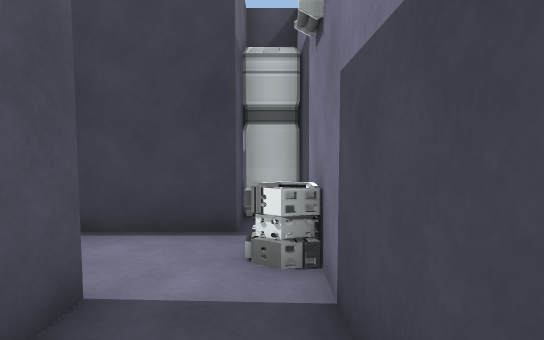
[1] (above)

16 first-person views from a walk through a 3-D level made in the Unity game engine. The camera is 1.2 m above the floor, tilts 4° down and sees 80° across. The floor is counted in squares, 1 m on a side. Each view is taken from the middle of a square. On the plan, view 1 faces up. The plan holds only what a view shows up to about 14 squares ahead; the rest is blank. Some animated figures are left out.

[2]
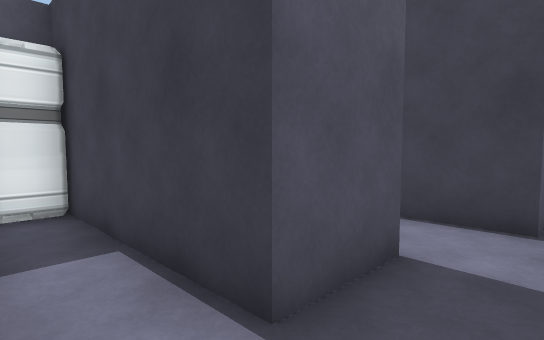

[3]
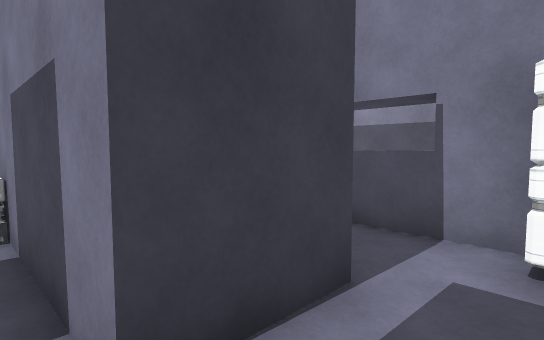

[4]
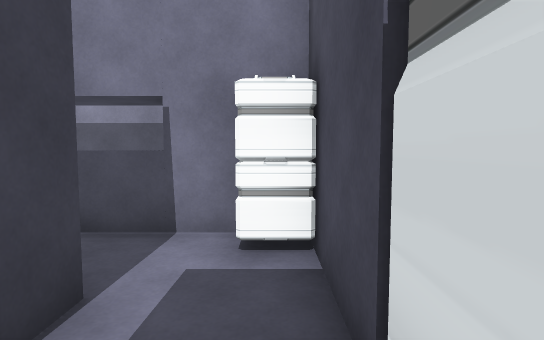

[5]
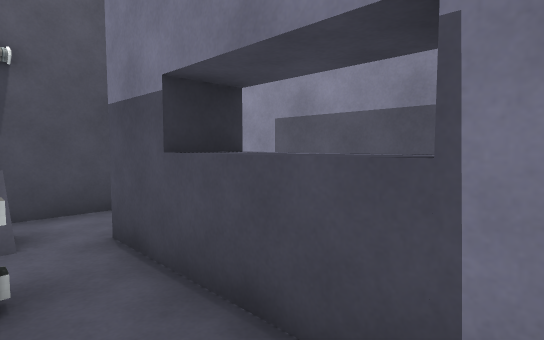

[6]
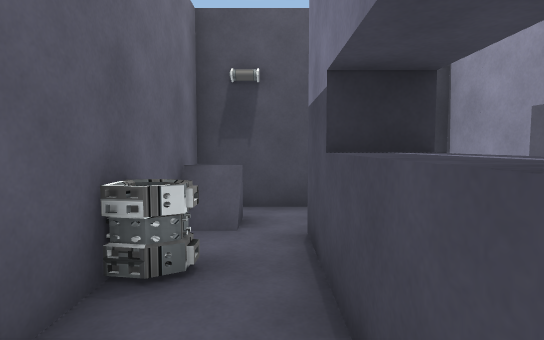

[7]
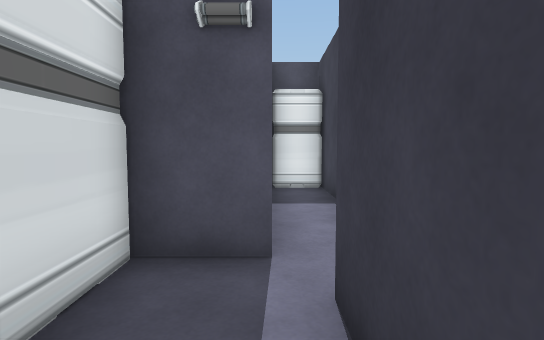

[8]
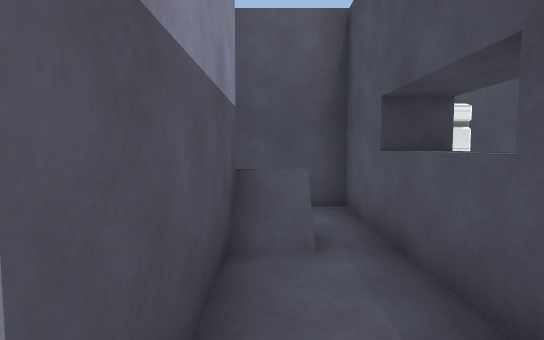

[9]
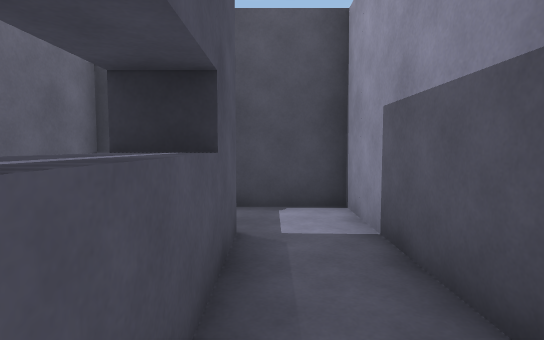

[10]
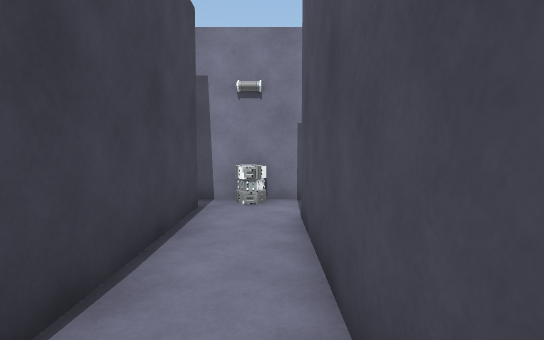

[11]
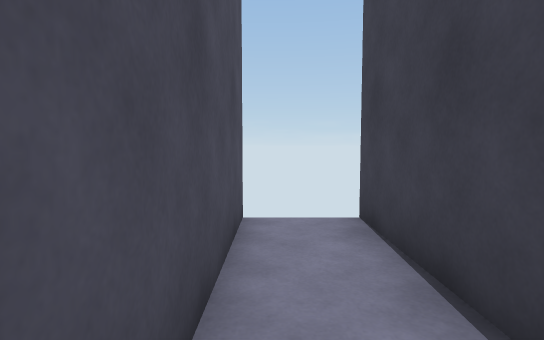

[12]
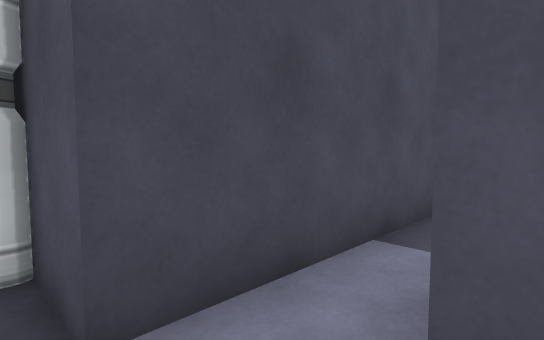

[13]
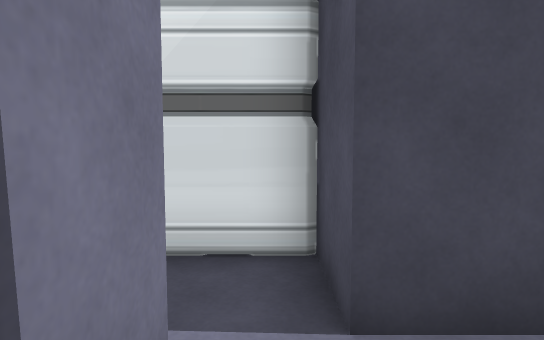

[14]
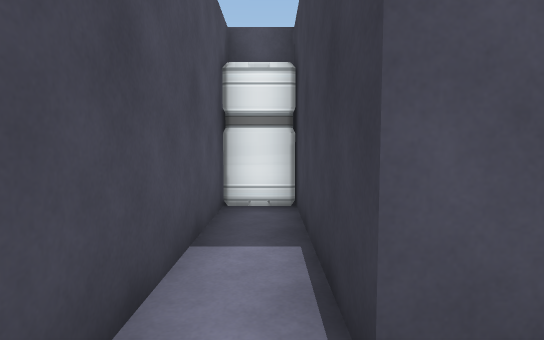

[15]
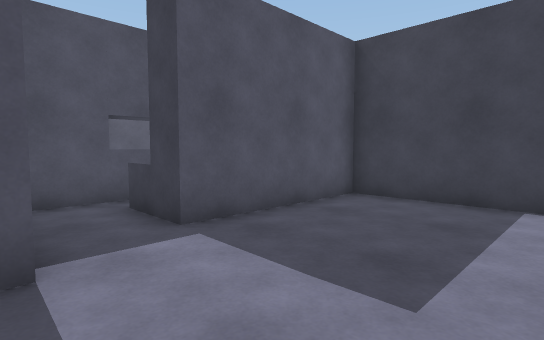

[16]
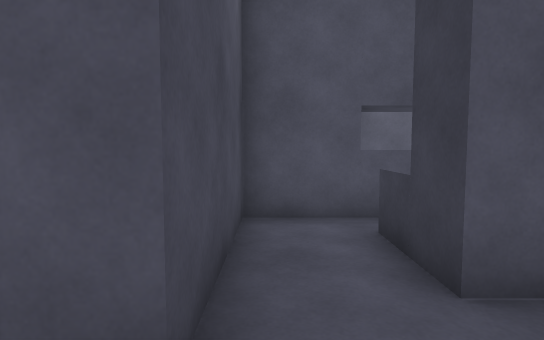

### Floor plan
Ten units are one square. View 1 is at (0, 0); x grows to the right and y downward. Boxes are objects, and circles mark ways between rooms. Rooms are numbered by the first view taken in them; rooms with no view inside come last. Other rooms are left out.
<svg viewBox="-80 -67 209 106">
<path fill="none" stroke="#000" d="M-15 -5 -71 -5M-65 -5 -65 10M5 5 5 -5M-70 10 -5 10M26 5 5 5M45 16 45 -35M-5 10 -5 31M-5 25 40 25M55 -55 25 -55 25 -3M85 5 75 5 75 -55 55 -55M55 -35 55 25 85 25M-5 -45 -75 -45M5 -5 5 -62M5 -55 -5 -55M-75 -25 -15 -25 -15 -5M124 -45 85 -45 85 5M85 25 95 25 95 34"/>
<rect x="25" y="-25" width="10" height="10" fill="#bbb"><title>other object</title></rect>
<rect x="-5" y="-45" width="10" height="20" fill="#bbb"><title>other object</title></rect>
<circle cx="0" cy="0" r="3" fill="#2a7"/>
<circle cx="-5" cy="-15" r="3" fill="#2a7"/>
<circle cx="50" cy="-45" r="3" fill="#2a7"/>
<circle cx="80" cy="15" r="3" fill="#2a7"/>
<text x="-30" y="0">1</text>
<text x="30" y="-10">2</text>
<text x="70" y="-10">3</text>
<text x="-30" y="-30">4</text>
<text x="110" y="-10">5</text>
</svg>
Room 1 opens to room 2. Room 1 opens to room 4. Room 2 opens to room 3. Room 3 opens to room 5.

Where each view was taken, in squares from view 1:
view 1: 0 up, 0 right, facing up
view 2: 1 down, 0 right, facing up-left
view 3: 2 down, 0 right, facing up-right
view 4: 2 down, 0 right, facing right
view 5: 1 down, 3 right, facing up-right
view 6: 1 down, 4 right, facing up
view 7: 1 down, 3 right, facing left
view 8: 4 up, 7 right, facing down
view 9: 1 down, 6 right, facing up
view 10: 3 up, 7 left, facing right
view 11: 3 up, 2 left, facing left
view 12: 1 up, 0 right, facing down-left
view 13: 1 up, 0 right, facing down
view 14: 0 up, 0 right, facing left
view 15: 3 down, 13 right, facing up-left
view 16: 2 down, 11 right, facing left
